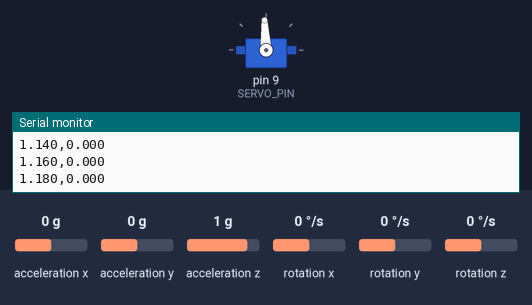
A sketch run on a simulated Arduino Uno, built with avr-gcc and run on an emulated ATmega328P. On the bench: servo, the last lines printed to the serial monitor. The inputs (shaded band) are chosen by the test bench; at power-on: rotation x 0 °/s, acceleration y 0 g, acceleration z 1 g, acceleration x 0 g, rotation y 0 °/s, rotation z 0 °/s.

Above: at 2.3 s.
2.4 s: rotation x set to 100 °/s
At 4.3 s:
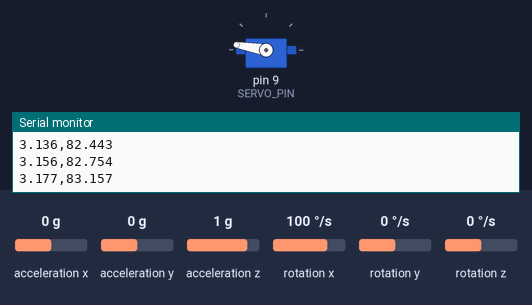
5.4 s: rotation x set to -192 °/s
At 7.3 s:
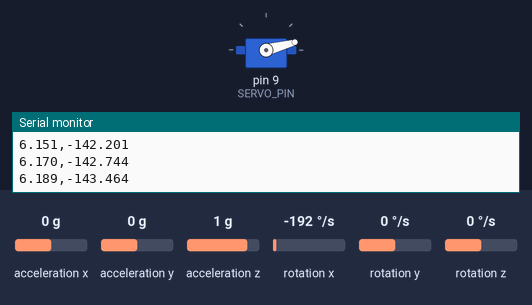
8.4 s: rotation x set to 0 °/s
At 11.33 s:
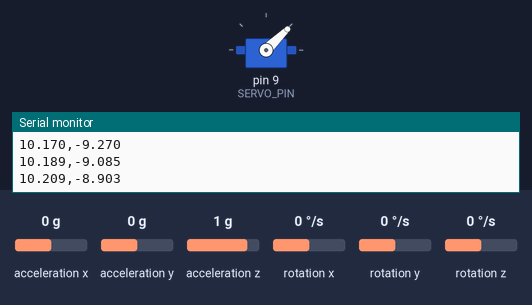
11.4 s: acceleration y set to -0.8 g
14.4 s: acceleration z set to 0 g
17.4 s: acceleration z set to 0.8 g
At 22.4 s:
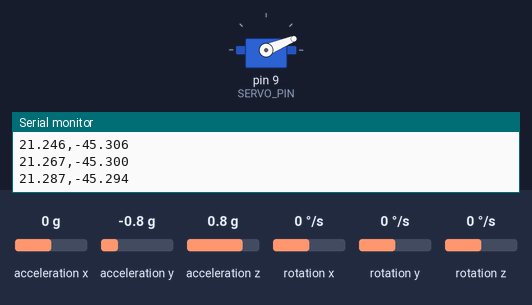
Timing chart, 0 to 23.0 s (numbered marks = the images above; inputs shaded):
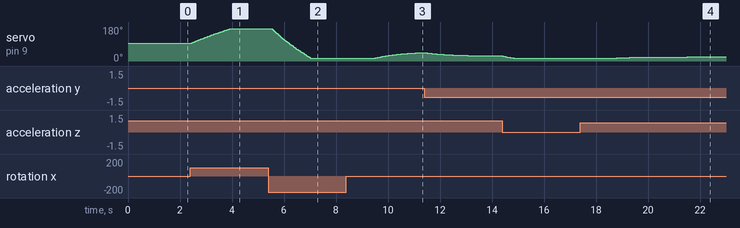

Measured:
- after the input at 2.4 s, servo on pin 9 (SERVO_PIN): moves from 93° to 170° over 1.5 s, starting at once
- after the input at 5.4 s, servo on pin 9 (SERVO_PIN): moves from 170° to 15° over 1.5 s, starting after 0.14 s
- after the input at 8.4 s, servo on pin 9 (SERVO_PIN): moves from 15° to 44° over 1.7 s, starting after 1.1 s
- after the input at 17.4 s, servo on pin 9 (SERVO_PIN): moves from 15° to 22° over 2.7 s, starting after 1.4 s

The sketch:

control_pi.ino
```cpp
#include <Wire.h>
#include <MPU6050.h>
#include <Servo.h>

MPU6050 mpu;
Servo servo;

// ---------- Pines ----------
const int SERVO_PIN = 9;
const int POT_PIN   = A0;

// ---------- Calibración del potenciómetro ----------
const float A_cal = -0.261627f;
const float B_cal = 251.16192f;

float potToAngle(int adc) {
  return A_cal * adc + B_cal;
}

// ---------- Servo ----------
const int PWM_MIN = 700;
const int PWM_MAX = 2300;
const int SERVO_CENTER_DEG = 90;

// ---------- Control ----------
const float Ts_s = 0.020f;   // 20 ms (50 Hz)
const float Kp = 0.7f;       // Ganancia proporcional
const float Ki = 0.5f;      // 💥 Ganancia integral (ajustá libremente)
const float REF_DEG = 0.0f;  // referencia = péndulo hacia abajo

// ---------- Filtro complementario (IMU) ----------
const float ALPHA_CF = 0.98f;
static float theta_cf_deg = 0.0f;
static bool  cf_init = false;
static unsigned long last_cf_ms = 0;

// ---------- Integrador ----------
float I_term = 0.0f;           // valor acumulado del integrador
const float I_MAX = 50.0f;     // anti-windup (límite superior)
const float I_MIN = -50.0f;    // anti-windup (límite inferior)

// ---------- Serial ----------
const long BAUD = 115200;

// ---------- Funciones auxiliares ----------
int angToPWM(float angRef) {
  if (angRef < 0)   angRef = 0;
  if (angRef > 180) angRef = 180;
  long us = map((int)angRef, 0, 180, PWM_MIN, PWM_MAX);
  if (us < PWM_MIN) us = PWM_MIN;
  if (us > PWM_MAX) us = PWM_MAX;
  return (int)us;
}

void moverServo_deg(float angRef) {
  servo.writeMicroseconds(angToPWM(angRef));
}

// ---------- Setup ----------
void setup() {
  Serial.begin(BAUD);
  Wire.begin();
  Wire.setClock(400000);
  mpu.initialize();
  delay(100);

  if (!mpu.testConnection()) {
    Serial.println("Error: MPU6050 no conectado");
    while (1) { delay(100); }
  }

  servo.attach(SERVO_PIN);
  moverServo_deg(SERVO_CENTER_DEG); // arranca centrado
  delay(1000);

  Serial.println("t_s,theta_pend_deg");
  last_cf_ms = millis();
}

// ---------- Loop principal ----------
void loop() {
  static unsigned long t0_ms = millis();
  static unsigned long last_loop_ms = millis();
  unsigned long now_ms = millis();
  float t_s = (now_ms - t0_ms) / 1000.0f;

  // ----- 1. Leer IMU (ángulo del péndulo) -----
  int16_t ax, ay, az, gx, gy, gz;
  mpu.getMotion6(&ax, &ay, &az, &gx, &gy, &gz);

  float ay_g = (float)ay / 16384.0f;
  float az_g = (float)az / 16384.0f;
  float theta_acc_deg = atan2(ay_g, az_g) * 180.0f / PI;

  float gx_dps = (float)gx / 131.0f;
  float dt_cf  = (millis() - last_cf_ms) / 1000.0f;
  if (dt_cf > 0.1f) dt_cf = Ts_s; // evita saltos grandes

  if (!cf_init) {
    theta_cf_deg = theta_acc_deg;
    cf_init = true;
  } else {
    float pred = theta_cf_deg + gx_dps * dt_cf; // integrar gyro
    theta_cf_deg = ALPHA_CF * pred + (1.0f - ALPHA_CF) * theta_acc_deg;
  }
  last_cf_ms = millis();

  float theta_pend_deg = theta_cf_deg;

  // ----- 2. Control PI -----
  float error_deg = REF_DEG - theta_pend_deg;

  // integrar el error
  I_term += Ki * Ts_s * error_deg;

  // anti-windup (limitar acumulador)
  if (I_term > I_MAX) I_term = I_MAX;
  if (I_term < I_MIN) I_term = I_MIN;

  // control total
  float u_deg = -Kp * error_deg - I_term;  // nota: signo negativo para estabilizar

  // ----- 3. Convertir u a posición del servo -----
  float servo_deg = SERVO_CENTER_DEG + u_deg;
  if (servo_deg < 0) servo_deg = 0;
  if (servo_deg > 180) servo_deg = 180;

  moverServo_deg(servo_deg);

  // ----- 4. Enviar tiempo y salida -----
  Serial.print(t_s, 3);
  Serial.print(",");
  Serial.println(theta_pend_deg, 3);

  // ----- 5. Mantener 20 ms de muestreo -----
  unsigned long loop_end_ms = millis();
  long elapsed = loop_end_ms - last_loop_ms;
  if (elapsed < 20) delay(20 - elapsed);
  last_loop_ms = millis();
}
```
